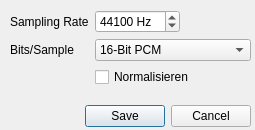
<?xml version="1.0" encoding="UTF-8"?>
<ui version="4.0">
 <class>Dialog</class>
 <widget class="QDialog" name="Dialog">
  <property name="windowModality">
   <enum>Qt::ApplicationModal</enum>
  </property>
  <property name="geometry">
   <rect>
    <x>0</x>
    <y>0</y>
    <width>255</width>
    <height>130</height>
   </rect>
  </property>
  <property name="windowTitle">
   <string>wav Export</string>
  </property>
  <property name="modal">
   <bool>true</bool>
  </property>
  <widget class="QDialogButtonBox" name="buttonBox">
   <property name="geometry">
    <rect>
     <x>80</x>
     <y>100</y>
     <width>171</width>
     <height>32</height>
    </rect>
   </property>
   <property name="orientation">
    <enum>Qt::Horizontal</enum>
   </property>
   <property name="standardButtons">
    <set>QDialogButtonBox::Cancel|QDialogButtonBox::Save</set>
   </property>
   <property name="centerButtons">
    <bool>false</bool>
   </property>
  </widget>
  <widget class="QWidget" name="formLayoutWidget">
   <property name="geometry">
    <rect>
     <x>10</x>
     <y>10</y>
     <width>241</width>
     <height>91</height>
    </rect>
   </property>
   <layout class="QFormLayout" name="formLayout">
    <property name="sizeConstraint">
     <enum>QLayout::SetMinimumSize</enum>
    </property>
    <item row="0" column="0">
     <widget class="QLabel" name="label">
      <property name="text">
       <string>Sampling Rate</string>
      </property>
     </widget>
    </item>
    <item row="1" column="0">
     <widget class="QLabel" name="label_2">
      <property name="text">
       <string>Bits/Sample</string>
      </property>
      <property name="buddy">
       <cstring>bits_per_sample</cstring>
      </property>
     </widget>
    </item>
    <item row="1" column="1">
     <widget class="QComboBox" name="bits_per_sample">
      <property name="currentIndex">
       <number>1</number>
      </property>
      <item>
       <property name="text">
        <string>8-Bit PCM</string>
       </property>
      </item>
      <item>
       <property name="text">
        <string>16-Bit PCM</string>
       </property>
      </item>
      <item>
       <property name="text">
        <string>32-Bit floating</string>
       </property>
      </item>
     </widget>
    </item>
    <item row="0" column="1">
     <widget class="QSpinBox" name="sample_rate">
      <property name="sizePolicy">
       <sizepolicy hsizetype="Maximum" vsizetype="Fixed">
        <horstretch>0</horstretch>
        <verstretch>0</verstretch>
       </sizepolicy>
      </property>
      <property name="suffix">
       <string notr="true"> Hz</string>
      </property>
      <property name="maximum">
       <number>100000</number>
      </property>
      <property name="singleStep">
       <number>100</number>
      </property>
      <property name="value">
       <number>44100</number>
      </property>
     </widget>
    </item>
    <item row="2" column="1">
     <widget class="QCheckBox" name="normalize">
      <property name="text">
       <string>Normalisieren</string>
      </property>
     </widget>
    </item>
   </layout>
  </widget>
 </widget>
 <resources/>
 <connections>
  <connection>
   <sender>buttonBox</sender>
   <signal>accepted()</signal>
   <receiver>Dialog</receiver>
   <slot>accept()</slot>
   <hints>
    <hint type="sourcelabel">
     <x>248</x>
     <y>254</y>
    </hint>
    <hint type="destinationlabel">
     <x>157</x>
     <y>274</y>
    </hint>
   </hints>
  </connection>
  <connection>
   <sender>buttonBox</sender>
   <signal>rejected()</signal>
   <receiver>Dialog</receiver>
   <slot>reject()</slot>
   <hints>
    <hint type="sourcelabel">
     <x>316</x>
     <y>260</y>
    </hint>
    <hint type="destinationlabel">
     <x>286</x>
     <y>274</y>
    </hint>
   </hints>
  </connection>
 </connections>
</ui>
